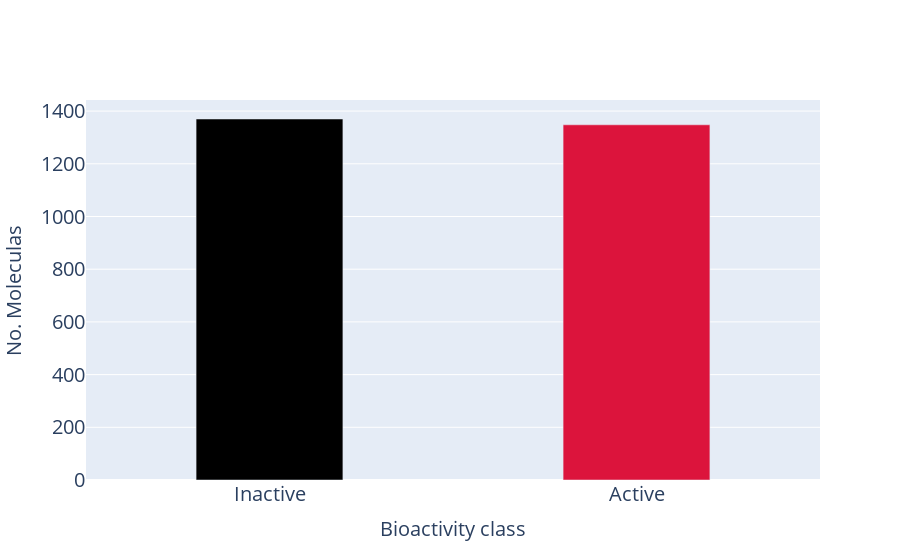

The notebook cell saved with this chart:
### Markdown cell above
# Two Bioactivity Class

### Code cell
import plotly.graph_objects as go
colors = ['black','crimson']
fig = go.Figure([go.Bar(x=["Inactive","Active"], y=[inativas,ativas],
                marker_color=colors,
                    width=[0.4,0.4])])

fig.update_layout(
    xaxis=dict(
        title="Bioactivity class",
        titlefont_size=20,
        tickfont_size=20
    ),
    yaxis=dict(
        title='No. Moleculas',
        titlefont_size=20,
        tickfont_size=20
    ))
fig.show()

### Figure 1 — Plotly figure (JSON) as saved in the notebook; plotly's stock layout.template omitted (floating-point values rounded to 4 significant figures)
{"data": [{"marker": {"color": ["black", "crimson"]}, "type": "bar", "width": [0.4, 0.4], "x": ["Inactive", "Active"], "y": [1370, 1348]}], "layout": {"xaxis": {"tickfont": {"size": 20}, "title": {"font": {"size": 20}, "text": "Bioactivity class"}}, "yaxis": {"tickfont": {"size": 20}, "title": {"font": {"size": 20}, "text": "No. Moleculas"}}}}
